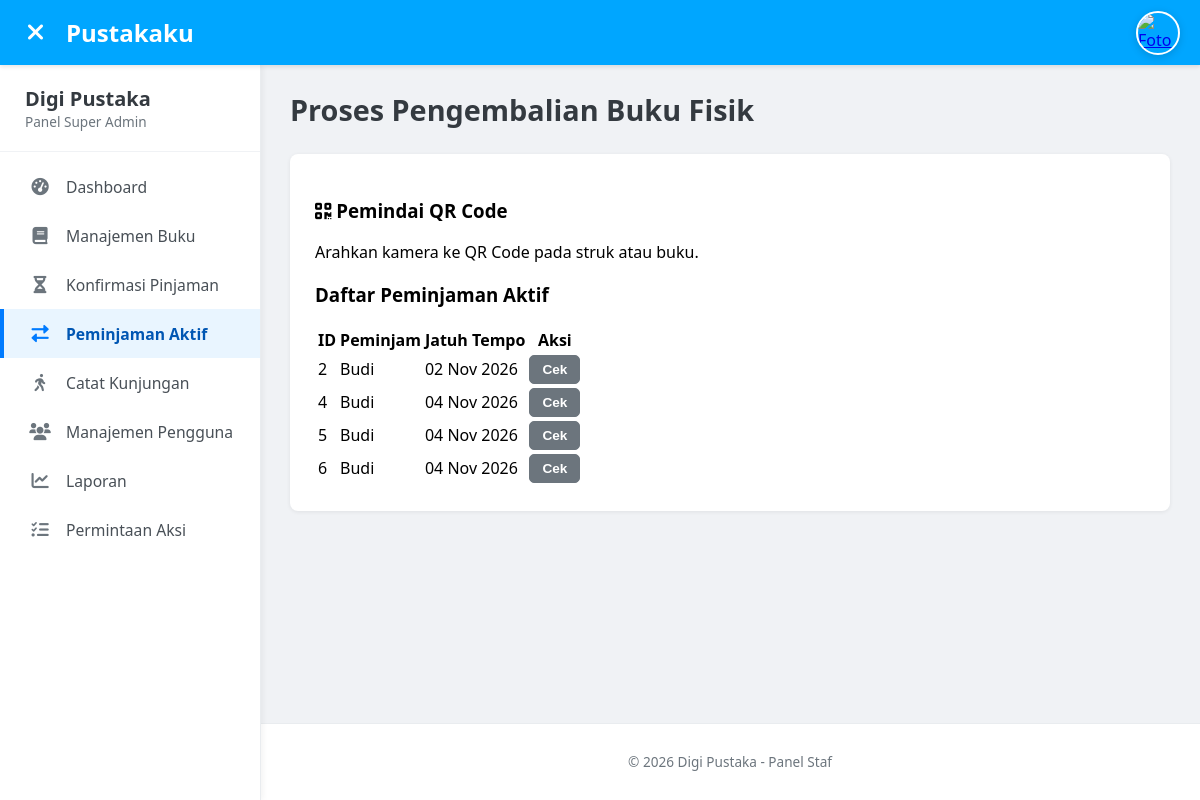
/admin/active_loans (signed in), run on an earlier commit of the app's database.
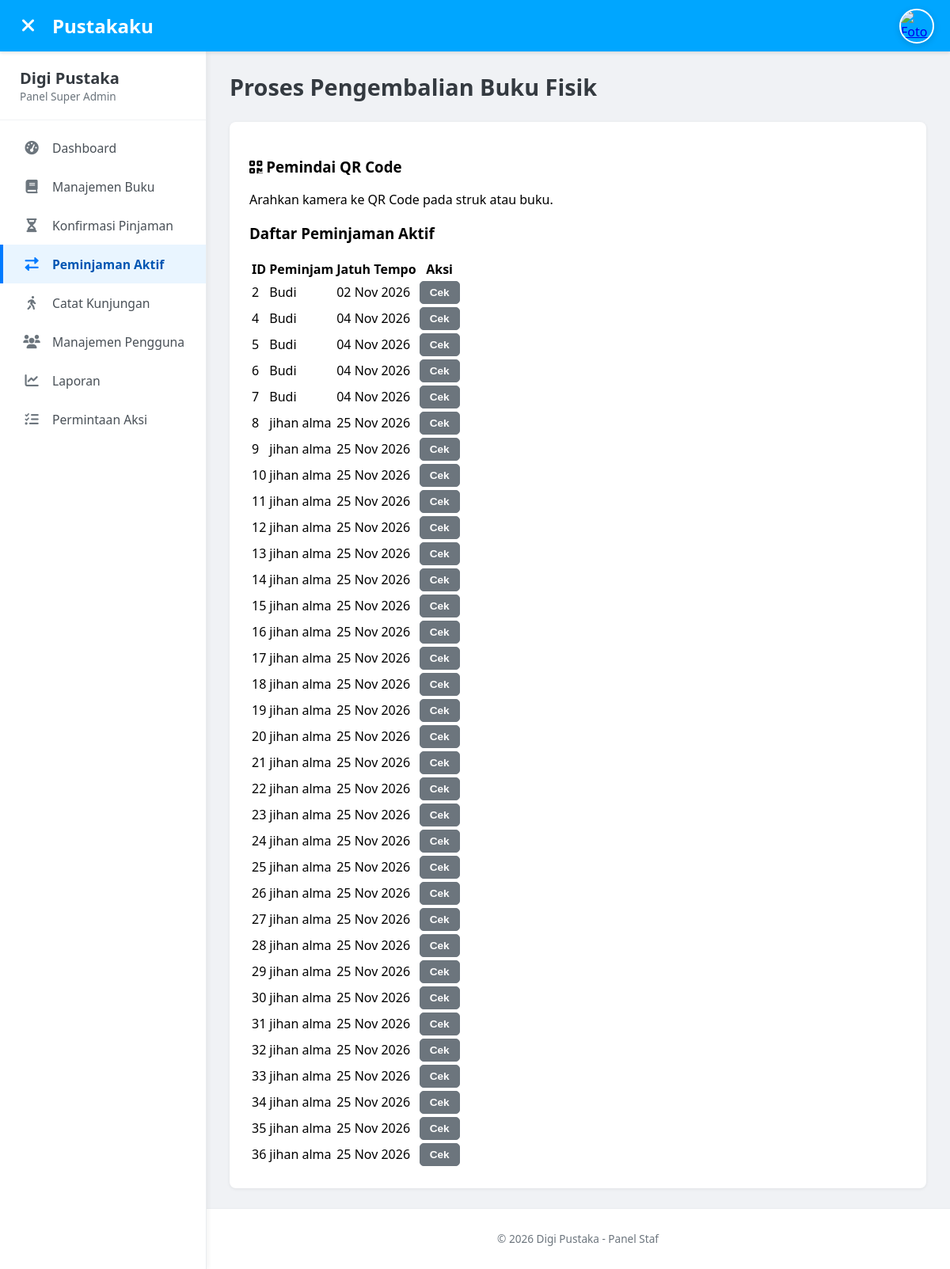
And on a later commit of the database.
### tables this page shows
CREATE TABLE loans (
    loan_id INTEGER PRIMARY KEY AUTOINCREMENT,
    user_id INTEGER NOT NULL, -- Foreign Key ke tabel users
    book_id INTEGER NOT NULL, -- Foreign Key ke tabel books
    tanggal_pinjam DATETIME DEFAULT CURRENT_TIMESTAMP,
    tanggal_jatuh_tempo DATETIME, -- Untuk buku fisik
    tanggal_kembali DATETIME, -- Untuk buku fisik
    tipe_pinjaman TEXT NOT NULL CHECK(tipe_pinjaman IN ('fisik', 'digital')), -- Sesuai jenis_buku
    status_pinjaman TEXT NOT NULL DEFAULT 'menunggu_konfirmasi_admin' CHECK( -- Default diubah
        status_pinjaman IN (
            'menunggu_konfirmasi_admin', 
            'dipinjam',                 
            'dikembalikan',             
            'terlambat_dikembalikan',   
            'diunduh'                   
        )
    ),
    denda INTEGER DEFAULT 0, -- Hanya berlaku untuk buku fisik yang terlambat
    FOREIGN KEY (user_id) REFERENCES users (user_id) ON DELETE CASCADE, -- Aksi jika pengguna dihapus
    FOREIGN KEY (book_id) REFERENCES books (book_id) ON DELETE CASCADE  -- Aksi jika buku dihapus
);

CREATE TABLE users (
    user_id INTEGER PRIMARY KEY AUTOINCREMENT,
    nama_lengkap TEXT NOT NULL,
    email TEXT UNIQUE NOT NULL,
    password TEXT NOT NULL,
    nomor_anggota TEXT UNIQUE NOT NULL CHECK(LENGTH(nomor_anggota) == 8 AND SUBSTR(nomor_anggota, 1, 2) == 'DP'), -- Contoh: DP000001
    role TEXT NOT NULL DEFAULT 'anggota' CHECK(role IN ('admin', 'pustakawan', 'anggota')),
    alamat TEXT,
    no_telepon TEXT,
    foto_profil_path TEXT, -- Path relatif dari folder static
    tgl_daftar DATETIME DEFAULT CURRENT_TIMESTAMP,
    updated_at DATETIME DEFAULT CURRENT_TIMESTAMP,
    is_active INTEGER DEFAULT 1 CHECK(is_active IN (0, 1)) -- 1 untuk aktif, 0 untuk tidak aktif
);

### app.py (the view)
@app.route('/admin/active_loans')
@staff_required
def admin_active_loans():
    db = get_db()
    active_loans_raw = db.execute("""
        SELECT l.loan_id, l.tanggal_pinjam, l.tanggal_jatuh_tempo, l.status_pinjaman,
               u.nama_lengkap AS nama_peminjam,
               b.judul AS judul_buku
        FROM loans l
        JOIN users u ON l.user_id = u.user_id
        JOIN books b ON l.book_id = b.book_id
        WHERE l.tipe_pinjaman = 'fisik' AND l.status_pinjaman IN ('dipinjam', 'terlambat_dikembalikan')
        ORDER BY l.tanggal_jatuh_tempo ASC
    """).fetchall()
    active_loans = []
    for row_raw in active_loans_raw:
        loan_item = dict(row_raw)
        loan_item['tanggal_jatuh_tempo_dt'] = parse_datetime_str(loan_item.get('tanggal_jatuh_tempo'))
        active_loans.append(loan_item)
    return render_template('admin/active_loans.html',
                           title="Pengembalian Buku",
                           loans=active_loans)

### app.py (called while the page is built)
def get_db():
    db = getattr(g, '_database', None)
    if db is None:
        db = g._database = sqlite3.connect(DATABASE)
        db.row_factory = sqlite3.Row
    return db

@app.teardown_appcontext
def close_connection(exception):
    db = getattr(g, '_database', None)
    if db is not None:
        db.close()

def parse_datetime_str(date_str, format='%Y-%m-%d %H:%M:%S'):
    if not date_str:
        return None
    try:
        return datetime.datetime.strptime(date_str.split('.')[0], format)
    except (ValueError, TypeError):
        return None

def staff_required(view):
    @functools.wraps(view)
    def wrapped_view(**kwargs):
        if g.user is None:
            flash("Anda harus login untuk mengakses halaman ini.", "warning")
            return redirect(url_for('login', next=request.url))
        if g.user['role'] not in ['admin', 'pustakawan']:
            flash("Anda tidak memiliki izin Staf untuk mengakses halaman ini.", "danger")
            if g.user['role'] == 'anggota':
                return redirect(url_for('dashboard'))
            return redirect(url_for('index'))
        return view(**kwargs)
    return wrapped_view

### templates/admin/active_loans.html (shortened to what this page needs)
{% extends "admin/admin_base.html" %}
{% block page_title %}Proses Pengembalian Buku Fisik{% endblock %}
{% block content %}
<div class="card-container-grid" style="grid-template-columns: 1fr 1.5fr; align-items: flex-start;">
    <div class="card card-primary">
        <div class="card-header">
            <h3><i class="fas fa-qrcode"></i> Pemindai QR Code</h3>
        </div>
        <div class="card-body">
            <p class="card-description text-center mt-2">Arahkan kamera ke QR Code pada struk atau buku.</p>
        </div>
    </div>
    <div class="card">
        <div class="card-header">
            <h3>Daftar Peminjaman Aktif</h3>
        </div>
        <div class="card-body">
            <div class="table-responsive">
                <table class="table table-striped table-hover">
                    <thead>
                        <tr>
                            <th>ID</th>
                            <th>Peminjam</th>
                            <th>Jatuh Tempo</th>
                            <th>Aksi</th>
                        </tr>
                    </thead>
                    <tbody>
                        {% for loan in loans %}
                        <tr>
                            <td>{{ loan.loan_id }}</td>
                            <td>{{ loan.nama_peminjam }}</td>
                            <td class="{{ 'text-danger font-weight-bold' if loan.tanggal_jatuh_tempo_dt and loan.tanggal_jatuh_tempo_dt.date() < now.date() else '' }}">
                                {{ loan.tanggal_jatuh_tempo_dt.strftime('%d %b %Y') if loan.tanggal_jatuh_tempo_dt else 'N/A' }}
                            </td>
                            <td>
                                <button class="btn btn-secondary btn-sm check-btn" data-loan-id="{{ loan.loan_id }}">Cek</button>
                            </td>
                        </tr>
                        {% else %}
                        <tr><td colspan="4" class="text-center">Tidak ada buku yang sedang dipinjam.</td></tr>
                        {% endfor %}
                    </tbody>
                </table>
            </div>
        </div>
    </div>
</div>
{% endblock %}

What changed in the data, as far as the page shows it:
now on this page (row edited): loans: loan_id "7", nama_peminjam "Budi", tanggal_jatuh_tempo_dt "04 Nov 2026"
added loans: loan_id "8", nama_peminjam "jihan alma", tanggal_jatuh_tempo_dt "25 Nov 2026"
added loans: loan_id "9", nama_peminjam "jihan alma", tanggal_jatuh_tempo_dt "25 Nov 2026"
added loans: loan_id "10", nama_peminjam "jihan alma", tanggal_jatuh_tempo_dt "25 Nov 2026"
added loans: loan_id "11", nama_peminjam "jihan alma", tanggal_jatuh_tempo_dt "25 Nov 2026"
added loans: loan_id "12", nama_peminjam "jihan alma", tanggal_jatuh_tempo_dt "25 Nov 2026"
added loans: loan_id "13", nama_peminjam "jihan alma", tanggal_jatuh_tempo_dt "25 Nov 2026"
added loans: loan_id "14", nama_peminjam "jihan alma", tanggal_jatuh_tempo_dt "25 Nov 2026"
added loans: loan_id "15", nama_peminjam "jihan alma", tanggal_jatuh_tempo_dt "25 Nov 2026"
added loans: loan_id "16", nama_peminjam "jihan alma", tanggal_jatuh_tempo_dt "25 Nov 2026"
added loans: loan_id "17", nama_peminjam "jihan alma", tanggal_jatuh_tempo_dt "25 Nov 2026"
added loans: loan_id "18", nama_peminjam "jihan alma", tanggal_jatuh_tempo_dt "25 Nov 2026"
added loans: loan_id "19", nama_peminjam "jihan alma", tanggal_jatuh_tempo_dt "25 Nov 2026"
added loans: loan_id "20", nama_peminjam "jihan alma", tanggal_jatuh_tempo_dt "25 Nov 2026"
added loans: loan_id "21", nama_peminjam "jihan alma", tanggal_jatuh_tempo_dt "25 Nov 2026"
added loans: loan_id "22", nama_peminjam "jihan alma", tanggal_jatuh_tempo_dt "25 Nov 2026"
added loans: loan_id "23", nama_peminjam "jihan alma", tanggal_jatuh_tempo_dt "25 Nov 2026"
added loans: loan_id "24", nama_peminjam "jihan alma", tanggal_jatuh_tempo_dt "25 Nov 2026"
added loans: loan_id "25", nama_peminjam "jihan alma", tanggal_jatuh_tempo_dt "25 Nov 2026"
added loans: loan_id "26", nama_peminjam "jihan alma", tanggal_jatuh_tempo_dt "25 Nov 2026"
added loans: loan_id "27", nama_peminjam "jihan alma", tanggal_jatuh_tempo_dt "25 Nov 2026"
added loans: loan_id "28", nama_peminjam "jihan alma", tanggal_jatuh_tempo_dt "25 Nov 2026"
added loans: loan_id "29", nama_peminjam "jihan alma", tanggal_jatuh_tempo_dt "25 Nov 2026"
added loans: loan_id "30", nama_peminjam "jihan alma", tanggal_jatuh_tempo_dt "25 Nov 2026"
added loans: loan_id "31", nama_peminjam "jihan alma", tanggal_jatuh_tempo_dt "25 Nov 2026"
added loans: loan_id "32", nama_peminjam "jihan alma", tanggal_jatuh_tempo_dt "25 Nov 2026"
added loans: loan_id "33", nama_peminjam "jihan alma", tanggal_jatuh_tempo_dt "25 Nov 2026"
added loans: loan_id "34", nama_peminjam "jihan alma", tanggal_jatuh_tempo_dt "25 Nov 2026"
added loans: loan_id "35", nama_peminjam "jihan alma", tanggal_jatuh_tempo_dt "25 Nov 2026"
added loans: loan_id "36", nama_peminjam "jihan alma", tanggal_jatuh_tempo_dt "25 Nov 2026"
